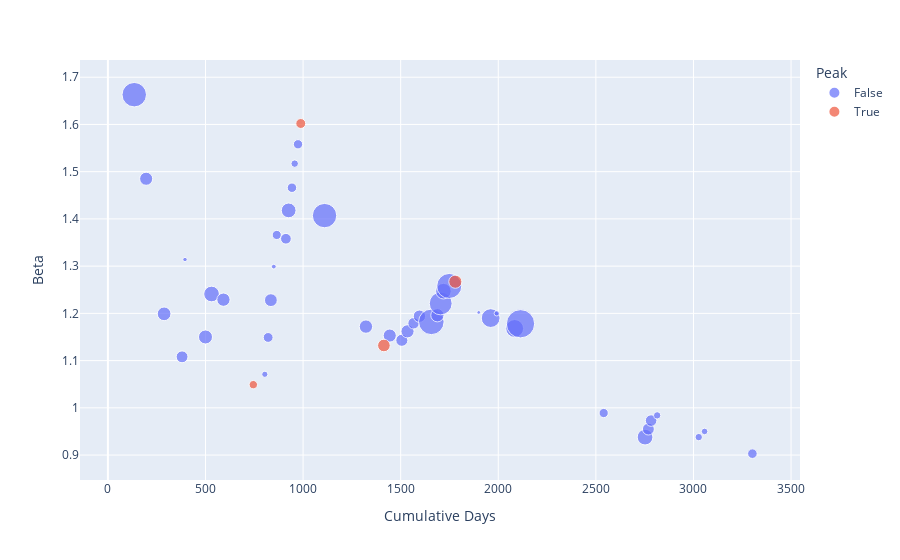

This figure's notebook cell:
### Code cell
log = False
fig = px.scatter(result, x='Cumulative Days', y='Beta', color='Peak', size='Klbs',
                    log_x=log, log_y=log)
fig.update_layout(
                height= 400)

### Figure 1 — Plotly figure (JSON) as saved in the notebook; plotly's stock layout.template omitted (floating-point values rounded to 4 significant figures)
{"data": [{"hovertemplate": "Peak=False<br>Cumulative Days=%{x}<br>Beta=%{y}<br>Klbs=%{marker.size}<extra></extra>", "legendgroup": "False", "marker": {"color": "#636efa", "size": [10960.0, 50960.0, 14610.0, 15970.0, 11980.0, 1699.0, 16730.0, 20880.0, 15030.0, 3312.0, 8219.0, 13970.0, 1973.0, 7134.0, 9767.0, 18600, 7644.0, 4756.0, 7397.0, 50530.0, 15200.0, 14610.0, 12390.0, 14690.0, 11100.0, 12990.0, 55460.0, 14950.0, 44380.0, 20710.0, 53510.0, 1189.0, 29980.0, 2370.0, 27180.0, 68030.0, 7219.0, 21060.0, 12060.0, 11380.0, 4603.0, 4671.0, 3699.0, 7814.0, 0, 0], "sizemode": "area", "sizeref": 170.1, "symbol": "circle"}, "mode": "markers", "name": "False", "orientation": "h", "showlegend": true, "type": "scatter", "x": [74, 135, 196, 288, 380, 395, 500, 531, 592, 804, 821, 835, 850, 865, 912, 926, 943, 957, 974, 1110, 1322, 1444, 1506, 1535, 1566, 1596, 1657, 1688, 1705, 1719, 1749, 1900, 1961, 1992, 2084, 2114, 2540, 2752, 2769, 2783, 2814, 3027, 3057, 3302, 3333, 3346], "xaxis": "x", "y": ["None", 1.663, 1.485, 1.199, 1.108, 1.314, 1.15, 1.241, 1.229, 1.071, 1.149, 1.228, 1.299, 1.366, 1.358, 1.418, 1.466, 1.517, 1.558, 1.407, 1.172, 1.153, 1.143, 1.162, 1.179, 1.194, 1.182, 1.196, 1.221, 1.247, 1.258, 1.202, 1.19, 1.2, 1.168, 1.178, 0.989, 0.938, 0.955, 0.973, 0.984, 0.938, 0.95, 0.903, 0.914, 0.93], "yaxis": "y"}, {"hovertemplate": "Peak=True<br>Cumulative Days=%{x}<br>Beta=%{y}<br>Klbs=%{marker.size}<extra></extra>", "legendgroup": "True", "marker": {"color": "#EF553B", "size": [5945.0, 8301.0, 13560.0, 14710.0], "sizemode": "area", "sizeref": 170.1, "symbol": "circle"}, "mode": "markers", "name": "True", "orientation": "h", "showlegend": true, "type": "scatter", "x": [745, 988, 1414, 1780], "xaxis": "x", "y": [1.049, 1.602, 1.132, 1.267], "yaxis": "y"}], "layout": {"autosize": true, "legend": {"itemsizing": "constant", "title": {"text": "Peak"}, "tracegroupgap": 0}, "margin": {"t": 60}, "xaxis": {"anchor": "y", "autorange": true, "domain": [0, 1], "range": [-129.7, 3539.0], "title": {"text": "Cumulative Days"}, "type": "linear"}, "yaxis": {"anchor": "x", "autorange": true, "domain": [0, 1], "range": [0.8381, 1.757], "title": {"text": "Beta"}, "type": "linear"}}}
